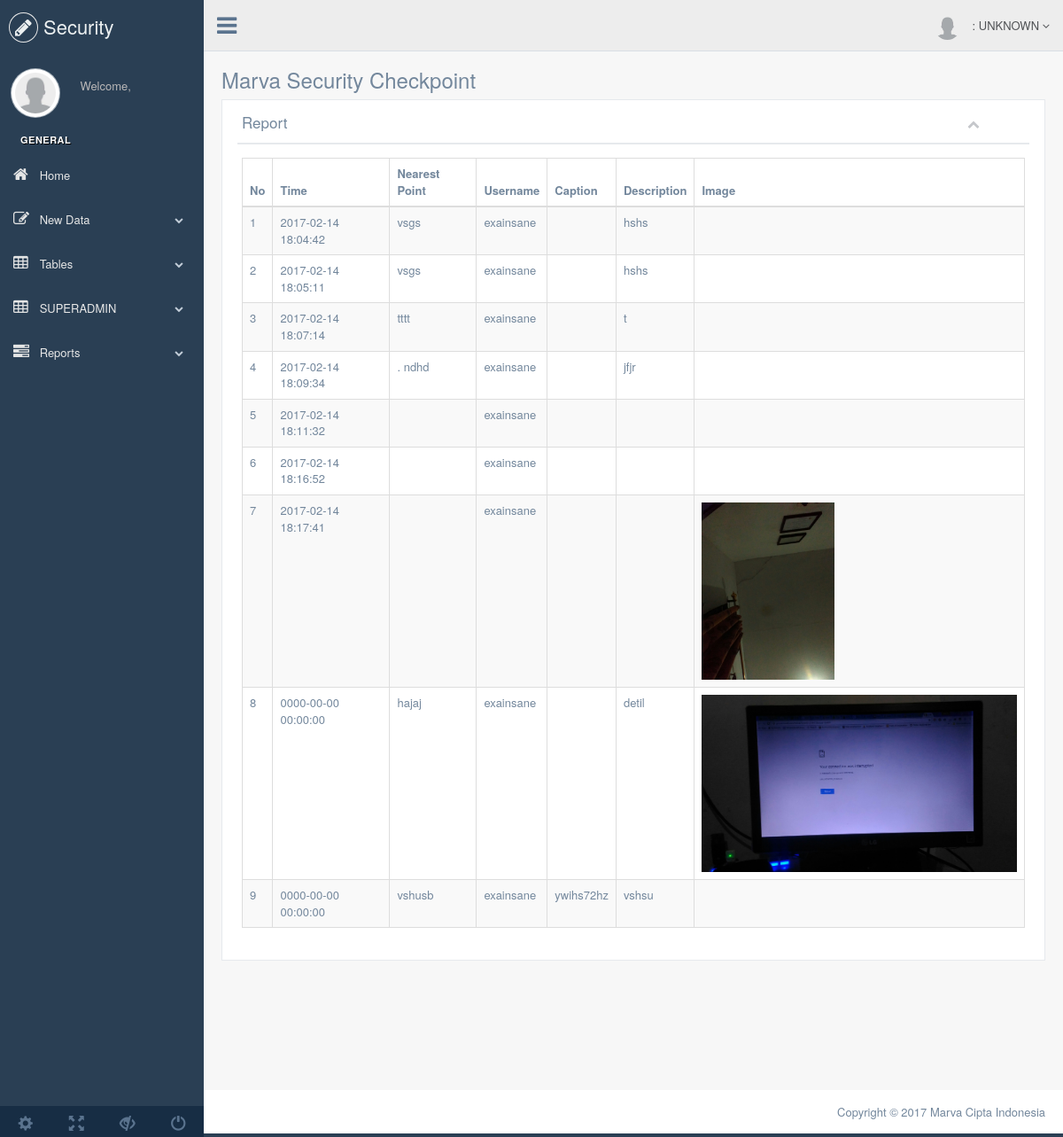
The page /index.php/admin/events on the database as committed earlier.
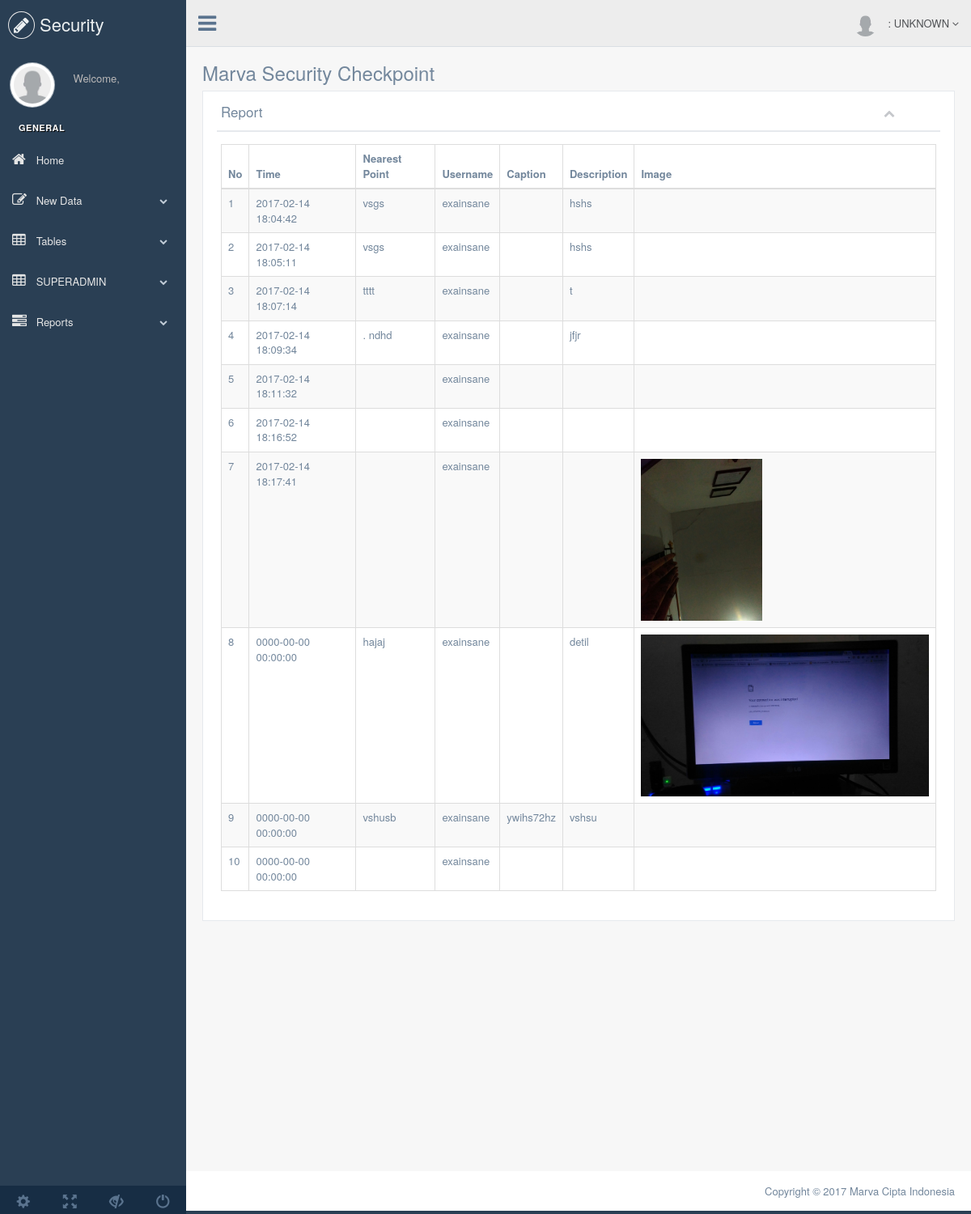
The same page on the database as committed later.
### tables this page shows
CREATE TABLE IF NOT EXISTS `t_event_report` (
  `id` bigint(255) NOT NULL AUTO_INCREMENT,
  `_enable` tinyint(1) NOT NULL DEFAULT '1',
  `user_id` bigint(255) NOT NULL,
  `title` varchar(255) NOT NULL,
  `time` datetime NOT NULL,
  `point_name` varchar(255) NOT NULL,
  `description` text NOT NULL,
  `point_lat` decimal(18,4) NOT NULL,
  `point_long` decimal(18,4) NOT NULL,
  `img` varchar(255) DEFAULT NULL,
  PRIMARY KEY (`id`),
  KEY `user_id` (`user_id`)
);

### application/core/Ext_Controller.php (called while the page is built, shortened)
<?php
class Ext_Controller extends CI_Controller{
    protected $headerUI = null, $footerUI = null;
    protected $uidata = array();
    public function SetUIData($key,$value){
        $this->uidata[$key] = $value;
    }
    public function SetHeaderAndFooter($header,$footer){
        $this->headerUI = $header;
        $this->footerUI = $footer;
    }
    public function LoadUI($ui, $removeheaderfooter = false){
        if($this->headerUI != null && !$removeheaderfooter)
        $this->load->view($this->headerUI);
        $this->load->view($ui,$this->uidata);
        if($this->footerUI != null && !$removeheaderfooter)
            $this->load->view($this->footerUI);
    }
}
abstract class EntityModel{
    public static function LoadReference(&$obj, $ref_field, $targettable, $target_field, $key = "id"){
        $id = $obj->$ref_field;
        $ci =& get_instance();
        $ci->db->from($targettable)
                ->where($key, $id)
                ->select($target_field);
        $q = $ci->db->get();
        $data = singlerow($q);
    }
    protected $_attrib = array();
    protected function IsModelCRUD(){
        return false;
    }
    public function ExactQuery($beforeExecute = null){
        $ci =& get_instance();
        $attrs = get_object_vars($this);
        unset($attrs['_attrib']);
        $ci->db->select("*")
                ->from($this->_attrib['table']);
        if($this->IsModelCRUD() == false){
            $ci->db->where("_enable",1);
        }
        foreach ($attrs as $key => $value) {
            if($value == null) continue;
            $ci->db->where($key, $value);
        }
        $s = $ci->db->get_compiled_select();
        return $ci->db->query($s);
    }
    function __construct($tablename,$keyid = "id"){
        $this->_attrib['table'] = $tablename;
    }
}

### application/controllers/Admin.php (called while the page is built, shortened)
<?php
class Admin extends Ext_Controller implements IAuthenticator {
    function events(){
        $checkout = new t_event_report();
        $this->SetUIData("events",$checkout->ExactQuery()->result());
        $this->LoadUI("admin/pages/event_report.php");
    }
}

### index.php (called while the page is built, shortened)
<?php
require_once BASEPATH.'core/CodeIgniter.php';

### application/helpers/common_helper.php (called while the page is built, shortened)
<?php
function site_title(){
    return "Marva Security Checkpoint";
}
function singlerow($q){
    $r = $q->result();
    $r = end($r);
    return $r;
}

### application/views/admin/pages/event_report.php (the view)
<div class="right_col" role="main">
  <div class="">
    <div class="page-title">
      <div class="title_left">
        <h3><?php echo site_title() ?></h3>
      </div>
    </div>
    <div class="clearfix"></div>
    <div class="row">
      <div class="col-md-12 col-sm-12 col-xs-12">
        <div class="x_panel">
          <div class="x_title">
          <h2>Report</h2>
          <ul class="nav navbar-right panel_toolbox">
            <li><a class="collapse-link"><i class="fa fa-chevron-up"></i></a></li>
          </ul>
          <div class="clearfix"></div>
        </div>
        <div class="x_content">
            <table id="datatable-responsive" class="table table-striped table-bordered dt-responsive nowrap" cellspacing="0" width="100%">
              <thead>
                <tr>
                  <th>No</th>
                  <th>Time</th>
                  <th>Nearest Point</th>
                  <th>Username</th>
                  <th>Caption</th>
                  <th>Description</th>
                  <th>Image</th>
                </tr>
              </thead>
              <tbody>
                <?php $i=0;foreach ($events as $data): ?>
                <?php EntityModel::LoadReference($data, "user_id", "m_user", "username") ?>
                  <tr>
                      <td><?php echo ++$i ?></td>
                      <td><?php echo $data->time ?></td>
                      <td><?php echo $data->point_name ?></td>
                      <td><?php echo $data->user_id ?></td>
                      <td><?php echo $data->title ?></td>
                      <td><?php echo $data->description ?></td>
                      <td><img src="<?php echo base_url($data->img) ?>" alt="" class="imgintable"></td>
                  </tr>
                <?php endforeach ?>
              </tbody>
            </table>
          </div>
        </div>
      </div>
    </div>
  </div>
</div>

Rows that differ between the two databases and show on the page:
added t_event_report: time "0000-00-00 00:00:00", user_id "exainsane"
